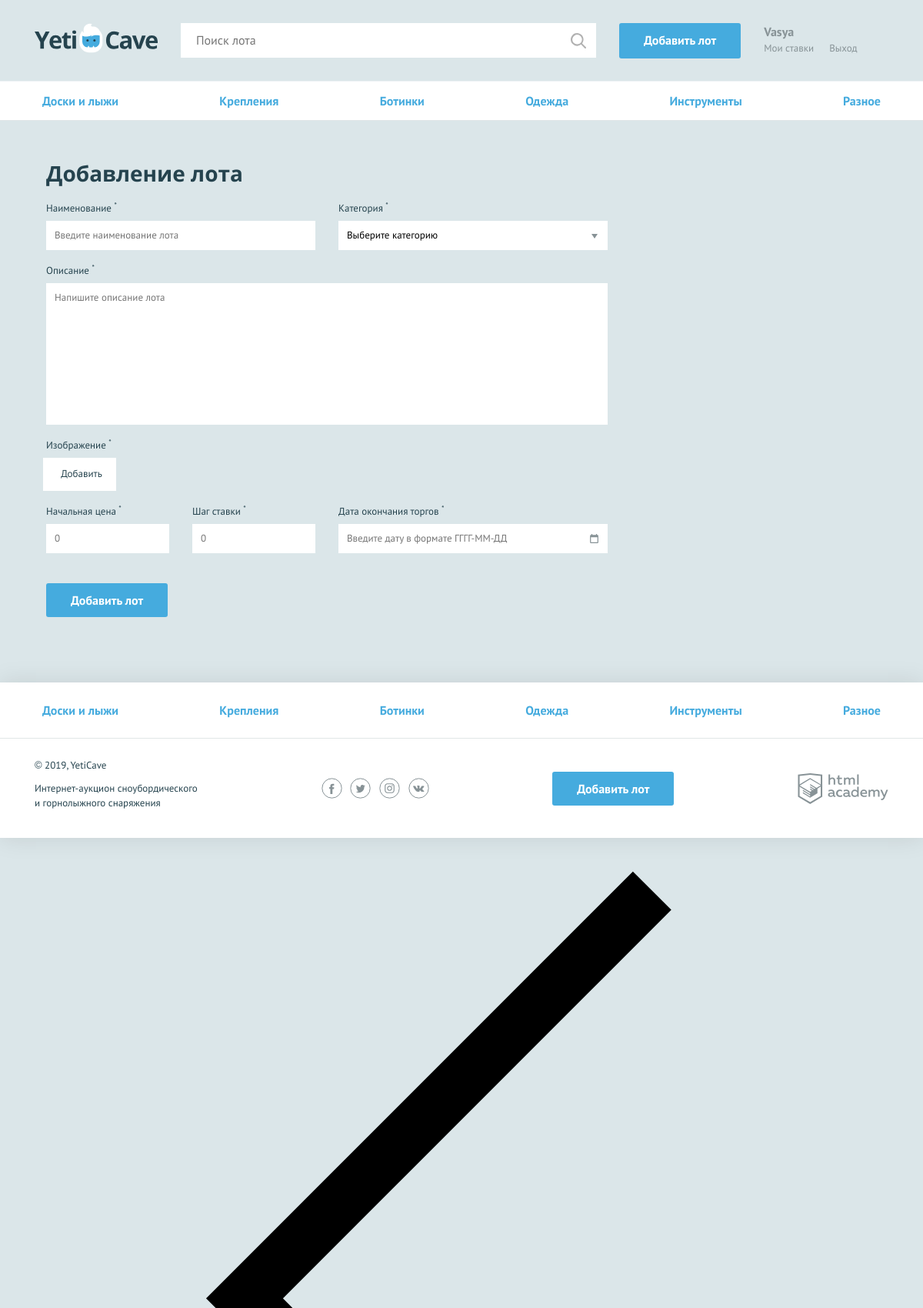
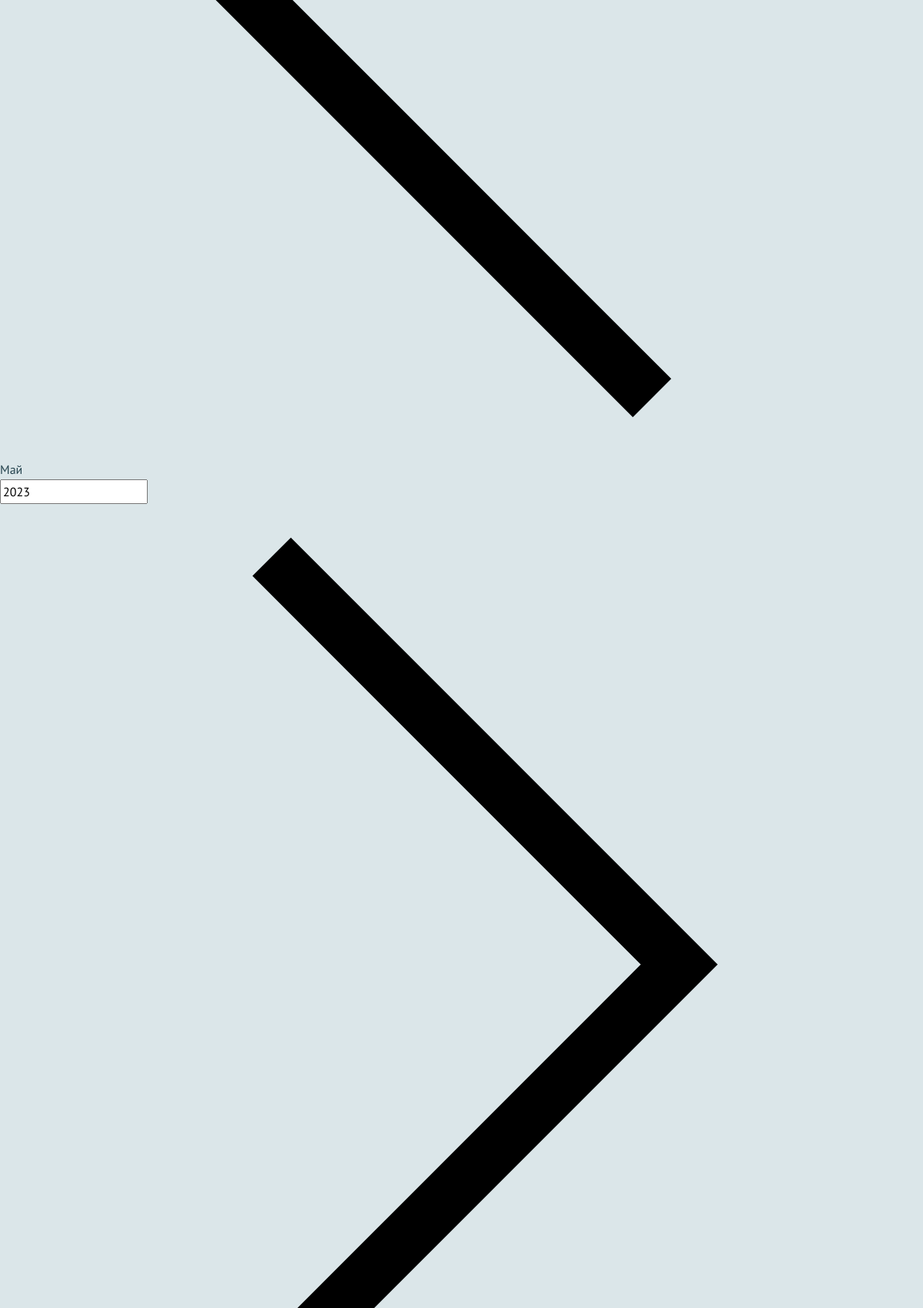
The page /add.php (signed in, upper part) on the database its author committed (2 pictures, top to bottom).
### tables this page shows
CREATE TABLE categories (
  id INT AUTO_INCREMENT PRIMARY KEY,
  character_code VARCHAR(128) UNIQUE,
  category_name VARCHAR(128)
);

### helpers.php (called while the page is built, shortened)
<?php
function include_template($name, array $data = []) {
    $name = 'templates/' . $name;
    extract($data);
    require $name;
    $result = ob_get_clean();
    return $result;
}

### functions.php (called while the page is built, shortened)
<?php
function get_arrow($result_query) {
	$row = mysqli_num_rows($result_query);
	if($result_query) {
		if($row === 1) {
			$arrow = mysqli_fetch_assoc($result_query);
		} else if($row > 1) {
			$arrow = mysqli_fetch_all($result_query, MYSQLI_ASSOC);
		}
	}
	if(isset($arrow)) {
		return $arrow;
	}
}
function getPostVal($name) {
	return $_POST[$name] ?? "";
}
function getGetVal($name) {
	return $_GET[$name] ?? "";
}
?>

### data.php (called while the page is built, shortened)
<?php
$is_auth = isset($_SESSION["name"]);
if($is_auth) {
	$user_name = $_SESSION["name"];
} else {
	$user_name = NULL;
}

### models.php (called while the page is built, shortened)
<?php
function get_categories($connect) {
	if(!$connect) {
		$error = mysqli_connect_error();
		return $error;
	} else {
		$sql = "SELECT * FROM categories;";
		$result = mysqli_query($connect, $sql);
		if($result) {
			$categories = get_arrow($result);
			return $categories;
		} else {
			$error = mysqli_error($connect);
			return $error;
		}
	}
}

### templates/main-add.php (the view, shortened to what this page needs)
<?php
if(!isset($_SESSION["name"])) {
  header(http_response_code(403));
 ?>
  <div><p>Для выполнения этой операции вы должны быть авторизованы в системе!</p></div>
<?php } else { ?>
<?php $classname = isset($errors) ? "form--invalid" : ""; ?>
<form class="form form--add-lot container <?= $classname; ?>" action="add.php" method="post"
      enctype="multipart/form-data">
  <h2>Добавление лота</h2>
  <div class="form__container-two">
		<?php $classname = isset($errors["lot-name"]) ? "form__item--invalid" : ""; ?>
    <div class="form__item <?= $classname; ?>">
      <label for="lot-name">Наименование <sup>*</sup></label>
      <input id="lot-name" type="text" name="lot-name" placeholder="Введите наименование лота"
             value="<?= getPostVal("lot-name"); ?>">
    </div>
		<?php $classname = isset($errors["category"]) ? "form__item--invalid" : ""; ?>
    <div class="form__item <?= $classname; ?>">
      <label for="category">Категория <sup>*</sup></label>
      <select id="category" name="category" placeholder="Выберите категорию">
        <option>Выберите категорию</option>
      </select>
    </div>
  </div>
	<?php $classname = isset($errors["message"]) ? "form__item--invalid" : ""; ?>
  <div class="form__item form__item--wide <?= $classname; ?>">
    <label for="message">Описание <sup>*</sup></label>
    <textarea id="message" name="message" placeholder="Напишите описание лота"><?= getPostVal("message"); ?></textarea>
  </div>
	<?php $classname = isset($errors["lot-img"]) ? "form__item--invalid" : ""; ?>
  <div class="form__item form__item--file <?= $classname; ?>">
    <label>Изображение <sup>*</sup></label>
    <div class="form__input-file">
      <label for="lot-img">
        Добавить
      </label>
    </div>
  </div>
	<?php $classname = isset($errors["lot-rate"]) ? "form__item--invalid" : ""; ?>
  <div class="form__container-three">
    <div class="form__item form__item--small <?= $classname; ?>">
      <label for="lot-rate">Начальная цена <sup>*</sup></label>
      <input id="lot-rate" type="text" name="lot-rate" placeholder="0" value="<?= getPostVal("lot-rate"); ?>">
    </div>
		<?php $classname = isset($errors["lot-step"]) ? "form__item--invalid" : ""; ?>
    <div class="form__item form__item--small <?= $classname; ?>">
      <label for="lot-step">Шаг ставки <sup>*</sup></label>
      <input id="lot-step" type="text" name="lot-step" placeholder="0" value="<?= getPostVal("lot-step"); ?>">
    </div>
		<?php $classname = isset($errors["lot-date"]) ? "form__item--invalid" : ""; ?>
    <div class="form__item <?= $classname; ?>">
      <label for="lot-date">Дата окончания торгов <sup>*</sup></label>
      <input class="form__input-date" id="lot-date" type="text" name="lot-date"
             placeholder="Введите дату в формате ГГГГ-ММ-ДД">
    </div>
  </div>
  <button type="submit" class="button">Добавить лот</button>
</form>
<?php }; ?>

### templates/layout.php (shortened to what this page needs)
<!DOCTYPE html>
<html lang="ru">
<head>
  <link href="css/normalize.min.css" rel="stylesheet">
  <link href="css/style.css" rel="stylesheet">
</head>
<body>
<div class="page-wrapper">
  <header class="main-header">
    <div class="main-header__container container">
      <a href="index.php" class="main-header__logo">
        <img src="img/logo.svg" width="160" height="39" alt="Логотип компании YetiCave">
      </a>
      <form class="main-header__search" method="get" action="search.php" autocomplete="off">
          <input type="search" name="search" placeholder="<?php if (getGetVal("search")): ?><?= getGetVal("search") ?>
          <?php else: ?>Поиск лота<?php endif; ?>">
          <input class="main-header__search-btn" type="submit" name="find" value="Найти">
      </form>
      <a class="main-header__add-lot button" href="add.php">Добавить лот</a>
      <nav class="user-menu">
          <?php if ($is_auth): ?>
            <div class="user-menu__logged">
              <p><?php if ($user_name): ?><?= $user_name; ?><?php endif; ?></p>
              <a class="user-menu__bets" href="pages/my-bets.html">Мои ставки</a>
              <a class="user-menu__logout" href="logout.php">Выход</a>
            </div>
          <?php endif; ?>
      </nav>
    </div>
  </header>
  <nav class="nav">
    <ul class="nav__list container">
        <?php foreach ($categories as $category): ?>
          <li class="nav__item">
            <a href=""><?php echo $category["category_name"]; ?></a>
          </li>
        <?php endforeach; ?>
    </ul>
  </nav>
  <main class="container">
      <?= $content; ?>
  </main>
</div>
<footer class="main-footer">
  <nav class="nav">
    <ul class="nav__list container">
        <?php foreach ($categories as $category): ?>
          <li class="nav__item">
            <a href="pages/all-lots.html"><?= $category['category_name']; ?></a>
          </li>
        <?php endforeach; ?>
    </ul>
  </nav>
  <div class="main-footer__bottom container">
    <div class="main-footer__copyright">
      <p>© 2019, YetiCave</p>
      <p>Интернет-аукцион сноубордического и горнолыжного снаряжения</p>
    </div>
    <div class="main-footer__social social">
      <a class="social__link social__link--facebook" href="#">
      </a>
      <a class="social__link social__link--twitter" href="#">
      </a>
      <a class="social__link social__link--instagram" href="#">
      </a>
      <a class="social__link social__link--vkontakte" href="#">
      </a>
    </div>
    <a class="main-footer__add-lot button" href="add.php">Добавить лот</a>
    <div class="main-footer__developed-by">
      <a class="logo-academy" href="https://htmlacademy.ru/intensive/php">
      </a>
    </div>
  </div>
</footer>
</body>
</html>

### rows shown on the page
categories: category_name "Доски и лыжи"
categories: category_name "Крепления"
categories: category_name "Ботинки"
categories: category_name "Одежда"
categories: category_name "Инструменты"
categories: category_name "Разное"

### other values the page prints
$user_name "Vasya"
